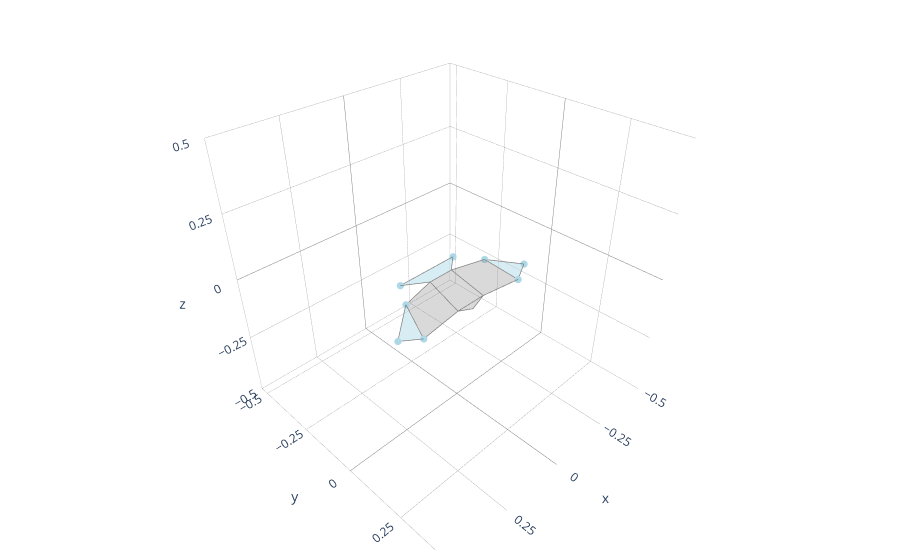

The notebook cell saved with this chart:
### Code cell
plot_plotly(hawk3d)

### Figure 1 — Plotly figure (JSON) as saved in the notebook; plotly's stock layout.template omitted (floating-point values rounded to 4 significant figures)
{"data": [{"color": "lightblue", "hoverinfo": "none", "opacity": 0.5, "type": "mesh3d", "x": [-0.2977, -0.2242, -0.1848], "y": [0.0377, 0.07329, -0.04977], "z": [-0.04206, -0.05478, -0.01064]}, {"hoverinfo": "none", "line": {"color": "grey", "width": 1.5}, "mode": "lines", "name": "", "type": "scatter3d", "x": [-0.2977, -0.2242, -0.1848, -0.2977], "y": [0.0377, 0.07329, -0.04977, 0.0377], "z": [-0.04206, -0.05478, -0.01064, -0.04206]}, {"color": "lightblue", "hoverinfo": "none", "opacity": 0.5, "type": "mesh3d", "x": [0.2977, 0.2242, 0.1848], "y": [0.0377, 0.07329, -0.04977], "z": [-0.04206, -0.05478, -0.01064]}, {"hoverinfo": "none", "line": {"color": "grey", "width": 1.5}, "mode": "lines", "name": "", "type": "scatter3d", "x": [0.2977, 0.2242, 0.1848, 0.2977], "y": [0.0377, 0.07329, -0.04977, 0.0377], "z": [-0.04206, -0.05478, -0.01064, -0.04206]}, {"color": "grey", "hoverinfo": "none", "opacity": 0.3, "type": "mesh3d", "x": [-0.2242, -0.1848, -0.05, -0.06], "y": [0.07329, -0.04977, -0.08, 0.06], "z": [-0.05478, -0.01064, -0.005, -0.045]}, {"hoverinfo": "none", "line": {"color": "grey", "width": 1.5}, "mode": "lines", "name": "", "type": "scatter3d", "x": [-0.2242, -0.1848, -0.05, -0.06, -0.2242], "y": [0.07329, -0.04977, -0.08, 0.06, 0.07329], "z": [-0.05478, -0.01064, -0.005, -0.045, -0.05478]}, {"color": "grey", "hoverinfo": "none", "opacity": 0.3, "type": "mesh3d", "x": [0.2242, 0.1848, 0.05, 0.06], "y": [0.07329, -0.04977, -0.08, 0.06], "z": [-0.05478, -0.01064, -0.005, -0.045]}, {"hoverinfo": "none", "line": {"color": "grey", "width": 1.5}, "mode": "lines", "name": "", "type": "scatter3d", "x": [0.2242, 0.1848, 0.05, 0.06, 0.2242], "y": [0.07329, -0.04977, -0.08, 0.06, 0.07329], "z": [-0.05478, -0.01064, -0.005, -0.045, -0.05478]}, {"color": "grey", "hoverinfo": "none", "opacity": 0.3, "type": "mesh3d", "x": [0.06, -0.06, -0.05, 0.05], "y": [0.06, 0.06, -0.08, -0.08], "z": [-0.045, -0.045, -0.005, -0.005]}, {"hoverinfo": "none", "line": {"color": "grey", "width": 1.5}, "mode": "lines", "name": "", "type": "scatter3d", "x": [0.06, -0.06, -0.05, 0.05, 0.06], "y": [0.06, 0.06, -0.08, -0.08, 0.06], "z": [-0.045, -0.045, -0.005, -0.005, -0.045]}, {"color": "grey", "hoverinfo": "none", "opacity": 0.3, "type": "mesh3d", "x": [0.06, 3.743e-05, -0.06], "y": [0.06, 0.0705, 0.06], "z": [-0.045, -0.0617, -0.045]}, {"hoverinfo": "none", "line": {"color": "grey", "width": 1.5}, "mode": "lines", "name": "", "type": "scatter3d", "x": [0.06, 3.743e-05, -0.06, 0.06], "y": [0.06, 0.0705, 0.06, 0.06], "z": [-0.045, -0.0617, -0.045, -0.045]}, {"color": "lightblue", "hoverinfo": "none", "opacity": 0.5, "type": "mesh3d", "x": [0.124, -0.124, -0.05, 0.05], "y": [-0.146, -0.146, -0.08, -0.08], "z": [-0.0158, -0.0158, -0.005, -0.005]}, {"hoverinfo": "none", "line": {"color": "grey", "width": 1.5}, "mode": "lines", "name": "", "type": "scatter3d", "x": [0.124, -0.124, -0.05, 0.05, 0.124], "y": [-0.146, -0.146, -0.08, -0.08, -0.146], "z": [-0.0158, -0.0158, -0.005, -0.005, -0.0158]}, {"hoverinfo": "none", "marker": {"color": "lightblue", "opacity": 1, "size": 2.5}, "mode": "markers", "type": "scatter3d", "x": [-0.2977, 0.2977, -0.2242, 0.2242, -0.1848, 0.1848, -0.124, 0.124], "y": [0.0377, 0.0377, 0.07329, 0.07329, -0.04977, -0.04977, -0.146, -0.146], "z": [-0.04206, -0.04206, -0.05478, -0.05478, -0.01064, -0.01064, -0.0158, -0.0158]}], "layout": {"margin": {"b": 10, "l": 10, "r": 10, "t": 10}, "scene": {"aspectmode": "cube", "aspectratio": {"x": 1, "y": 1, "z": 1}, "xaxis": {"backgroundcolor": "white", "dtick": 0.25, "gridcolor": "grey", "gridwidth": 0.5, "range": [-0.5, 0.5], "showbackground": true, "zerolinecolor": "grey"}, "yaxis": {"backgroundcolor": "white", "dtick": 0.25, "gridcolor": "grey", "gridwidth": 0.5, "range": [-0.5364, 0.4636], "showbackground": true, "zerolinecolor": "grey"}, "zaxis": {"backgroundcolor": "white", "dtick": 0.25, "gridcolor": "grey", "gridwidth": 0.5, "range": [-0.5, 0.5], "showbackground": true, "zerolinecolor": "grey"}}, "showlegend": false}}
